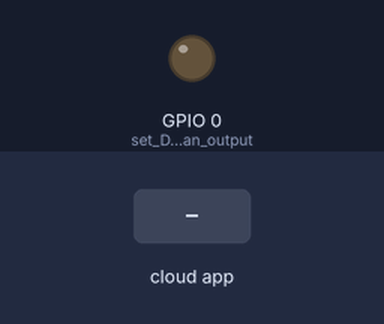
A sketch run on a simulated ESP8266 (NodeMCU). Parts: output pins drawn as LEDs (lit = HIGH). The inputs (shaded band) are chosen by the test bench.

Above: at 1.2 s.
1.3 s: the phone or cloud app sets 0 to 1
At 2.2 s:
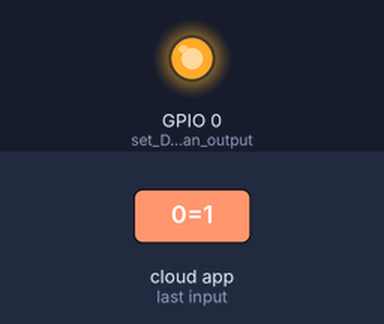
2.8 s: the phone or cloud app sets 0 to 0
At 3.3 s:
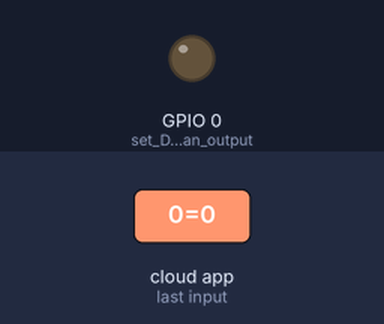
Timing chart, 0 to 5.8 s (numbered marks = the images above; inputs shaded):
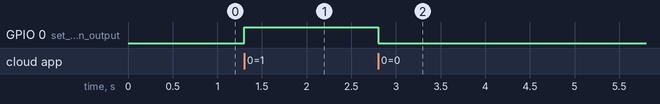

Measured:
- after the input at 1.3 s, GPIO 0 (set_D0_as_an_output): LOW → HIGH at once
- after the input at 2.8 s, GPIO 0 (set_D0_as_an_output): HIGH → LOW at once

The sketch:

Thinger_Live.ino
```cpp
/*********
 By Alexandros Panagiotakopoulos
*********/

#include <ESP8266WiFi.h>
#include <ThingerESP8266.h> //include the neccessary libraries

#define USERNAME "myusername" //define your username's password from thinger.io
#define DEVICE_ID "mydeviceid" //define your device's id from thinger.io
#define DEVICE_CREDENTIAL "myrandomlygeneratedcredentials" //define your randomly generated credentials from thinger.io

#define SSID "myrouterid" //define your router's id
#define SSID_PASSWORD "myrouterpassword" //define your router's password


ThingerESP8266 thing(USERNAME, DEVICE_ID, DEVICE_CREDENTIAL); //generate a connection

void setup() {
  pinMode(0, OUTPUT); //set D0 as an output
  Serial.begin(9600); //begin the baud rate to 9600 bauds
  thing.add_wifi(SSID, SSID_PASSWORD); //add the wi-fi password
  thing["0"] << digitalPin(0); //create a data output from D0
}

void loop() {
  thing.handle(); //generate the connection
}
```
